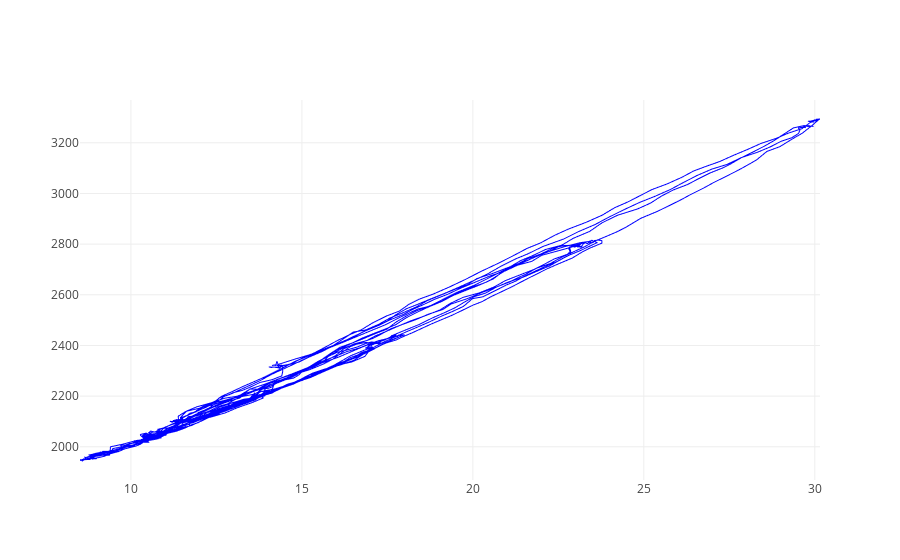

Write notebook code for a chart like this one.
### Code cell
adjX = 0
adjY = 4
print ('adjX: ', adjX, 'adjY: ', adjY)

#assign data
trace0 = go.Scattergl(
        x = ynew[adjX:],
        y = SensorData[adjY:],
        name ="xy",
        mode = 'lines',
        line=dict(
            width=1, color='blue'
        )
)
data = [trace0]

iplot(data, filename='scatter')

### Figure 1 — Plotly figure (JSON) as saved in the notebook; plotly's stock layout.template omitted (floating-point values rounded to 4 significant figures; data arrays with more than 128 entries replaced by an {"elided": "..."} marker saying what was removed)
{"data": [{"line": {"color": "blue", "width": 1}, "mode": "lines", "name": "xy", "type": "scattergl", "x": {"elided": "1925 float values"}, "y": {"elided": "1942 str values"}}], "layout": {}}
